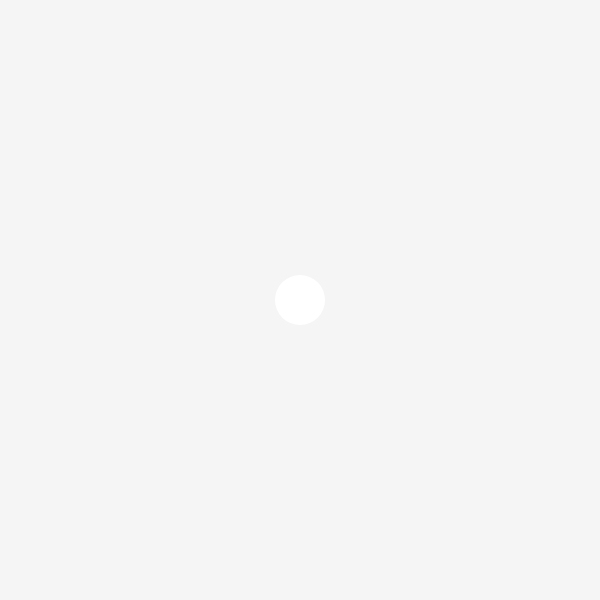
Frame 1 (no input)
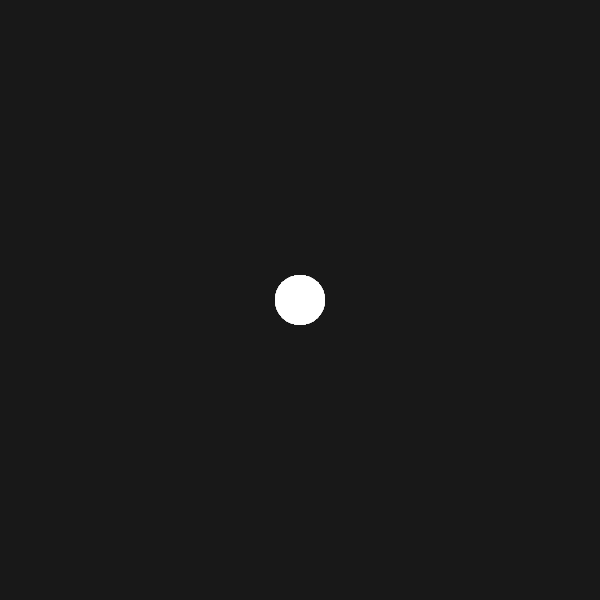
Frame 60 (no input)
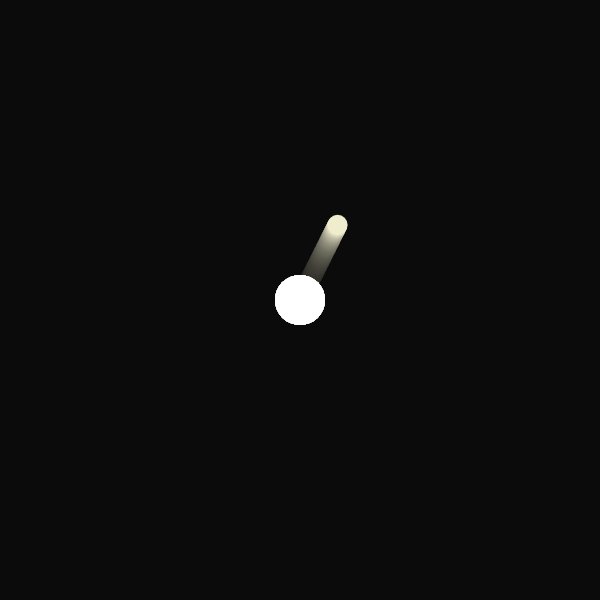
Frame 120 (the mouse pressed at the canvas centre since frame 60)

The p5.js sketch that drew these frames (run headless with seeded random() and noise() and a simulated clock; from frame 60 on, the mouse is pressed at the canvas centre):

// p5.js sketch
// ── sketch.js
//但这里怎么按照原轨迹绕的圈？？？coding train是换着位置绕
balls = [];
posSun = 0;

function setup() {
  createCanvas(600, 600);
  posSun = createVector(300, 300);
}

function draw() {
  background(0, 10);
  push();
  noStroke();
  circle(width / 2, height / 2, 50);
  pop();
  for (let i = 0; i < balls.length; i++) {
    let b = balls[i];
    let force = p5.Vector.sub(posSun, b.p);//吸引力/向心力的方向//那为什么是个椭圆-因为加速度
    let intensity = 0.0003;
    b.acc = force.mult(intensity);//？force还没学
    b.hp -= 0.2;
    b.update();
    if (b.hp < 0) {
      balls.splice(i, 1);
    }
  }
}

class Ball {
  constructor(x, y, na, nb) {
    this.p = createVector(x, y);
    this.vel = createVector(na, nb);//懂了，xy一样，最先向右下移动
    this.acc = createVector(0, 0);//椭圆？
    this.hp = 255; //lifespan
  }
  update() {
    this.vel.add(this.acc);
    this.p.add(this.vel);
    push();
    noStroke();
    fill(240, 237, 207, this.hp);
    circle(this.p.x, this.p.y, 20);
    pop();
  }
}

function mousePressed() {
  let angle = random();
  let va = cos(angle);
  let vb = -2*cos(angle);//只是初速度的方向
  let intensity = random(1.5, 4);
  balls.push(new Ball(mouseX, mouseY, va , vb ));
}
